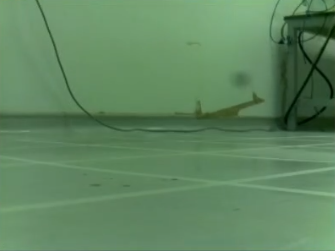
#> input picture ECE4078-Intelligent Robotics-2023-G2/milestone5_FinalDemo/extras/feature_matching/images/3.png, 335 x 251 px
$ python feature_matching.py
#> lines starting #> are read from the running program, lines starting #| are printed output that depends on the picture; after the words box and inside, x2 and y2 are one past the last pixel; in counts of white or black regions, pixels touching at a corner belong together
import numpy as np
import cv2
import sys
import os.path
import math

import plotly.express as px
import matplotlib.pyplot as plt

class FeatureMatching:
    def __init__(self):
        self.image_folder = 'images'

    # @@@@@@@@@@@@@@@@@@@@ HELPER FUNCTIONS @@@@@@@@@@@@@@@@@@@@@@@@@@@@@@@@@@@ #
    # read an image with colors in RGB order for matplotlib
    def iread(self, filename):
        """
        This function reads an image. Only images in the "images" folder are considered

        :param image: str with name of image to be read.
        :return: a numpy array of size [image_height, image_width] where each [i,j] corresponds to a pixel in the image.
        """
        return cv2.cvtColor(cv2.imread(os.path.join(self.image_folder, filename)), cv2.COLOR_BGR2GRAY)

    # read an image with colors in RGB order for matplotlib
    def iread_color(self, filename):
        """
        This function reads an image. Only images in the "images" folder are considered

        :param image: str with name of image to be read.
        :return: a numpy array of size [image_height, image_width] where each [i,j] corresponds to a pixel in the image.
        """
#> called with filename = '3.png'
        return cv2.cvtColor(cv2.imread(os.path.join(self.image_folder, filename)), cv2.COLOR_BGR2RGB)

    def idisp(self, image, cmap = 'gray', height = None):
        """
        Displaying interactive image.
        """
        aspect_ratio = image.shape[1]/image.shape[0]
        width = int(aspect_ratio*height)
        fig = cv2.resize(image, (width, height))
        fig = cv2.cvtColor(fig, cv2.COLOR_RGB2BGR)
        cv2.imshow('Feature Matched Image', fig)
        cv2.waitKey(0)
        cv2.destroyAllWindows()

    def match_features(self, img1_str, img2_str):
        # Get input image
        img1_color = self.iread_color(img1_str)
        img1_gray = self.iread(img1_str)
#> in iread, `return cv2.cvtColor(cv2.imread(os.path.join(self.image_folder, filenam..`:
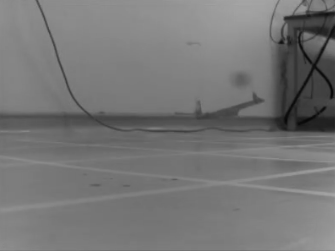
#> returned value: shape (251, 335); min 7, max 165, mean 117.8

        # Get Test Image
        img2_color = self.iread_color(img2_str)
#> call 2 of iread_color, with filename = '4.png'
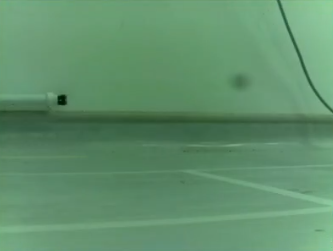
#> input picture ECE4078-Intelligent Robotics-2023-G2/milestone5_FinalDemo/extras/feature_matching/images/4.png, 333 x 251 px
        img2_gray = self.iread(img2_str)
#> call 2 of iread, with filename = '4.png'
#> in iread (call 2), `return cv2.cvtColor(cv2.imread(os.path.join(self.image_folder, filenam..`:
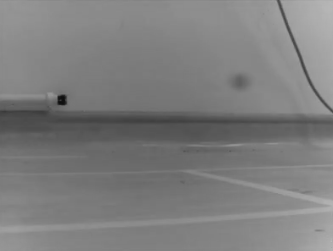
#> returned value: shape (251, 333); min 14, max 185, mean 125.7

        # Create SIFT Descriptor
        sift = cv2.SIFT_create()

        # Detect SIFT Keypoints
        kp1, des1 = sift.detectAndCompute(img1_gray, None)
#> kp1 = 61 keypoints; strongest (x, y, size): (281, 42, 3.1), (306, 35, 4.9), (302, 10, 5.4), (325, 14, 6.1)
        kp2, des2 = sift.detectAndCompute(img2_gray, None)
#> kp2 = 17 keypoints; strongest (x, y, size): (62, 100, 6.7), (53, 96, 6.2), (56, 96, 2.2), (328, 112, 3.4)

        # FLANN stands for Fast Library for Approximate Nearest Neighbors
        FLANN_INDEX_KDTREE = 1
        index_params = dict(algorithm=FLANN_INDEX_KDTREE, trees=5)
        search_params = dict(checks=50)

        flann = cv2.FlannBasedMatcher(index_params, search_params)
        matches = flann.knnMatch(des1, des2, k=2)
#> matches = 61 matches

        # store all the good matches as per Lowe's ratio test.
        ratio_test_threshold = 0.9
        good = []
        for m, n in matches:
            if m.distance < ratio_test_threshold * n.distance:
                good.append(m)
#> this loop made 61 passes
#> after the loop, good = 20 matches

        # Now we set a condition that atleast 10 matches (defined by MIN_MATCH_COUNT) are to be there to find the object. Otherwise simply show a message saying not enough matches are present.
        MIN_MATCH_COUNT = 5

        if len(good) > MIN_MATCH_COUNT:
            src_pts = np.float32([kp1[m.queryIdx].pt for m in good]).reshape(-1, 1, 2)
#> src_pts = 20 rows, first 8: [39.17, 5.8], [50.81, 36.12], [54.11, 45.05], [101.5, 119.6], [226.1, 119.2], [240.7, 79.39], [250.9, 98.8], [254.3, 95.54]
            dst_pts = np.float32([kp2[m.trainIdx].pt for m in good]).reshape(-1, 1, 2)
#> dst_pts = 20 rows, first 8: [283.7, 6.8], [283.7, 6.8], [283.7, 6.8], [283.7, 6.8], [302.5, 126.1], [239.7, 81.81], [52.53, 96], [61.77, 99.78]
            print(src_pts)
#> (printed output is left out)
            print(dst_pts)
#> (printed output is left out)
            M, mask = cv2.findHomography(src_pts, dst_pts, cv2.RANSAC, 5.0)
#> M = [[0.00613, -0.456, 53.54], [0.00107, -0.805, 96.16], [1.31e-05, -0.00839, 1]]; mask = 20 values, max 1 at index 6, min 0 at index 0, mean 0.2
            matchesMask = mask.ravel().tolist()
#> matchesMask = [0, 0, 0, 0, 0, 0, 1, 0, 0, 0, 0, 0, 0, 0, 0, 0, 1, 0, 1, 1]
            h, w = img1_gray.shape
#> h = 251; w = 335
            pts = np.float32([[0, 0], [0, h - 1], [w - 1, h - 1], [w - 1, 0]]).reshape(-1, 1, 2)
#> pts = [[0, 0], [0, 250], [334, 250], [334, 0]]
            dst = cv2.perspectiveTransform(pts, M)
#> dst = [[53.54, 96.16], [55.1, 95.82], [53.45, 95.87], [55.35, 96.1]]
            img2_gray = cv2.polylines(img2_gray, [np.int32(dst)], True, 255, 3, cv2.LINE_AA)
#> img2_gray: shape (251, 333); 0.06% of pixels changed, all inside (x1, y1, x2, y2) = (51, 92, 59, 100)
        else:
            print("Not enough matches are found - {}/{}".format(len(good), MIN_MATCH_COUNT))
            matchesMask = None

        # draw image
        draw_params = dict(matchColor=(0, 255, 0),  # draw matches in green color
                           singlePointColor=None,
                           matchesMask=matchesMask,  # draw only inliers
                           flags=2)
#> draw_params = 4 items
        img3 = cv2.drawMatches(img1_color, kp1, img2_color, kp2, good, None, **draw_params)
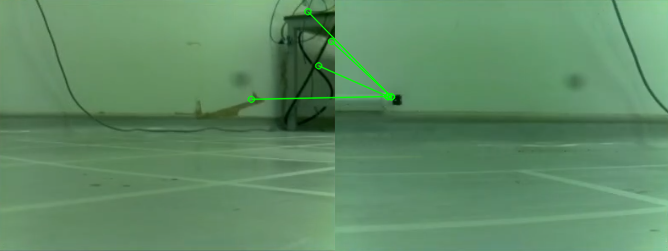
#> img3: shape (251, 668, 3); mean R, G, B 95.6, 139.2, 101.6
        self.idisp(img3, height=400)


if __name__ == "__main__":
    feature_matching = FeatureMatching()
    feature_matching.match_features('3.png','4.png')
